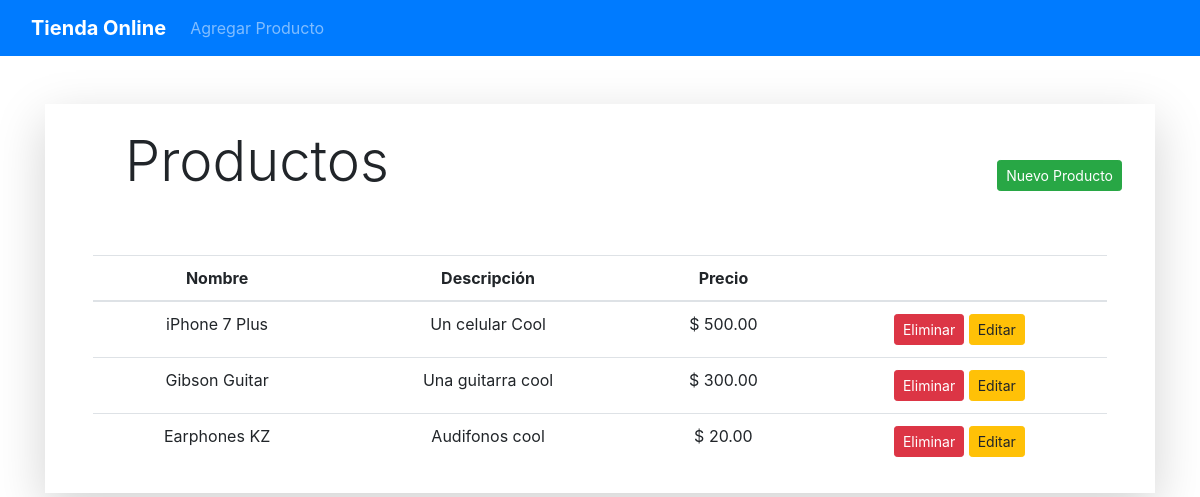
Before: / with the older database file.
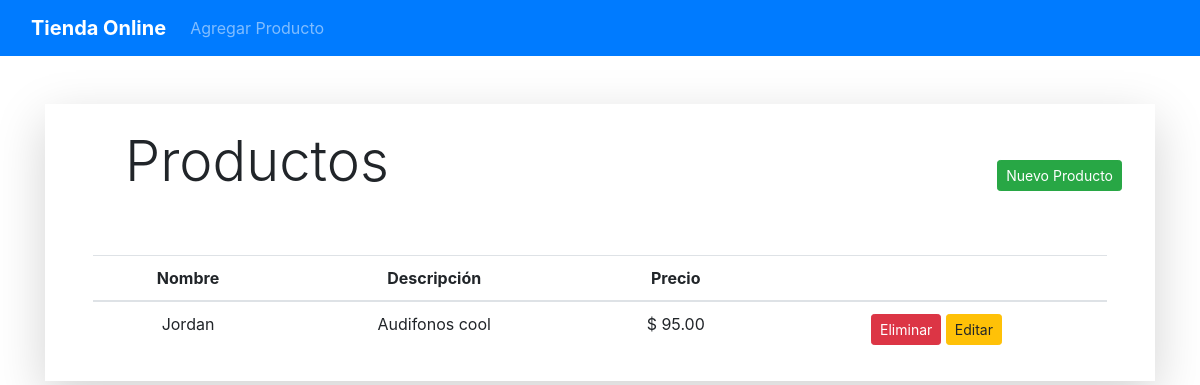
After: the same page with the newer database file.
### products/models.py (models this page shows, shortened)
class Product(models.Model):
    name = models.CharField(max_length=50)
    description = models.CharField(max_length=50)
    price = models.DecimalField(decimal_places = 2, max_digits = 7)

### users/views.py (the view)
# urls.py: path('', home, name='home'),
def home(request):
    products = Product.objects.all()
    return render(request, 'home.html', { 'products': products })

### templates/home.html (shortened to what this page needs)
{% extends 'base.html' %}
{% block content %}
    <div class="shadow-lg col-xl mx-auto m-5 px-5 py-2">
        <div class="row ml-3 mb-3 justify-content-between">
            <h2 class="m-3 display-4">Productos</h2>
            <a class="btn btn-sm btn-success my-5" href="{% url 'product:create_product' %}">Nuevo Producto</a>
        </div>
        <table class="table table-hover">
            <thead>
                <tr class="text-center">
                    <th>Nombre</th>
                    <th>Descripción</th>
                    <th>Precio</th>
                    <th></th>
                </tr>
            </thead>
            <tbody>
                {% for product in products %}
                    <tr class="text-center">
                        <td>{{ product.name }}</td>
                        <td>{{ product.description }}</td>
                        <td>$ {{ product.price }}</td>
                        <td>
                            <button type="button" class="btn btn-danger btn-sm" data-toggle="modal" data-target="#delete_product">Eliminar</button>
                            <a type="button" class="btn btn-warning btn-sm" href="{% url 'product:edit_product' product.id %}">Editar</a>
                        </td>
                    </tr>
                {% endfor %}
            </tbody>
        </table>
    </div>
{% endblock %}

### templates/base.html (shortened to what this page needs)
{% load static %}
<html lang="en">
<head>
    <link rel="stylesheet" href="https://cdn.jsdelivr.net/npm/bootstrap@4.5.3/dist/css/bootstrap.min.css">
</head>
<body>
    <nav class="navbar navbar-expand-lg navbar-dark bg-primary">
        <div class="container-fluid">
            <a class="navbar-brand" href="{% url 'user:home' %}"><strong>Tienda Online</strong></a>
            <div class="collapse navbar-collapse" id="navbarText">
                <ul class="navbar-nav mr-auto d-flex">
                    <li class="nav-item">
                        <a class="nav-link" href="{% url 'product:create_product' %}">Agregar Producto</a>
                    </li>
                </ul>
            </div>
        </div>
    </nav>
    <main class="container">
        {% block content %} {% endblock %}
    </main>
</body>
</html>

Changed rows visible on the page:
removed Product: name "iPhone 7 Plus", description "Un celular Cool", price "500.00"
removed Product: name "Earphones KZ", description "Audifonos cool", price "20.00"
changed Product: name "Gibson Guitar" → "Jordan"; description "Una guitarra cool" → "Audifonos cool"; price "300.00" → "95.00"
